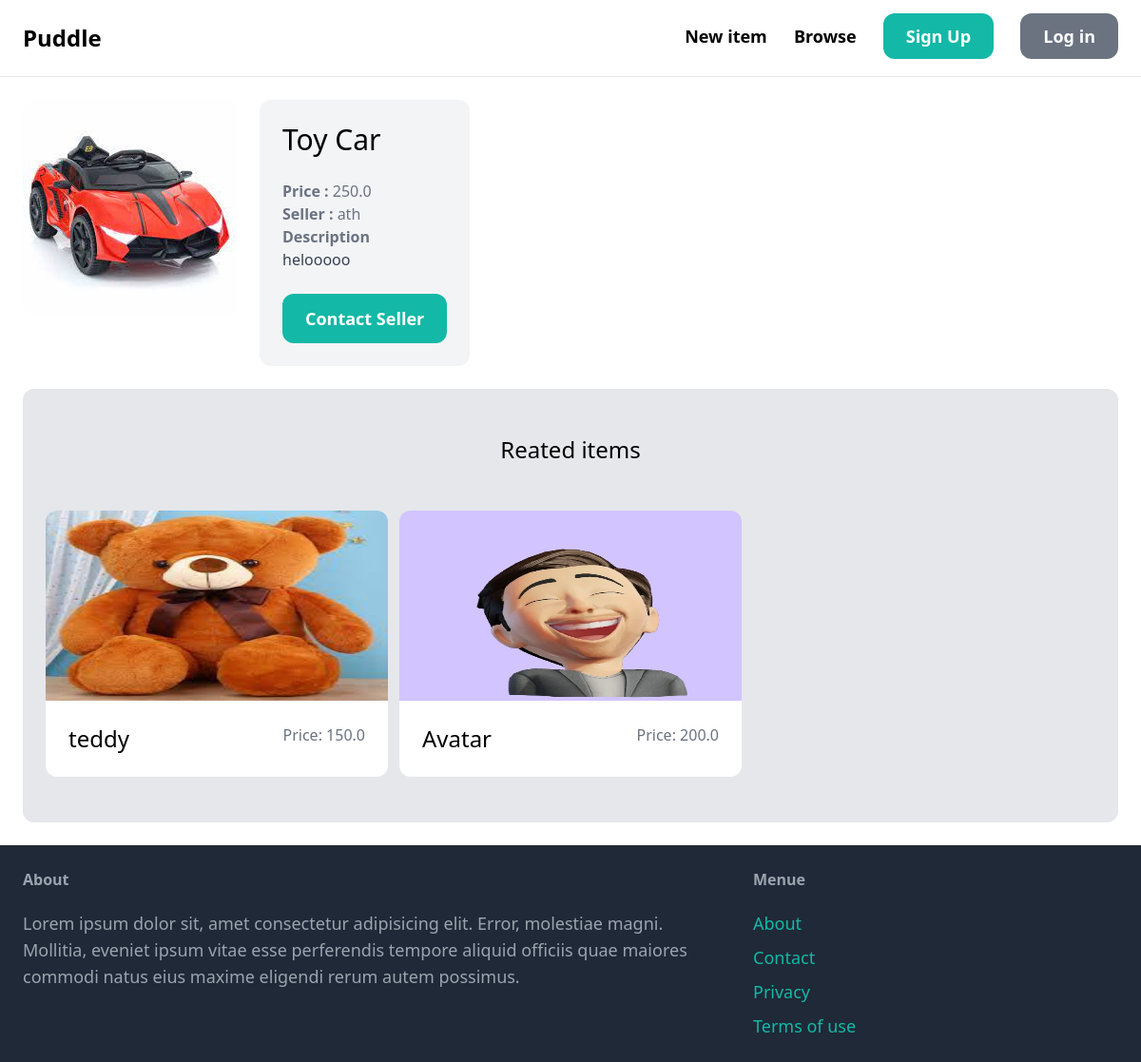
Page /items/4/ on the committed database.
### item/models.py (models this page shows, shortened)
class Item(models.Model):
    category = models.ForeignKey(Category, related_name='items', on_delete=models.CASCADE)
    name = models.CharField(max_length=255)
    description = models.TextField(blank=True, null=True)
    price = models.FloatField()
    image = models.ImageField(upload_to='item_images', blank=True, null=True)
    is_sold = models.BooleanField(default=False)
    created_by = models.ForeignKey(User, related_name='items', on_delete=models.CASCADE)
    created_at = models.DateTimeField(auto_now_add=True)

### item/views.py (the view)
# urls.py: path('<int:pk>/', views.detail, name='detail'),
def detail(request,pk):
    item =get_object_or_404(Item,pk=pk)
    related_items = Item.objects.filter(category=item.category,is_sold=False).exclude(pk=pk)[0:3]
    return render(request,'item/detail.html',
                  {
                      'item':item,
                      'related_items':related_items
                  })

### item/templates/item/detail.html (shortened to what this page needs)
{% extends 'core/base.html' %}
{% block content %}
    <div class="grid-cols-5 gap-6 flex">
        <div class="col-span-3">
            <img src="{{ item.image.url }}" alt="" class="rounded-xl ">
        </div>
        <div class="col-span-2 p-6 bg-gray-100 rounded-xl">
            <h1 class="mb-6 text-3xl ">{{item.name}}</h1>
            <p class="text-gray-500 "><strong>Price : </strong>{{item.price}}</p>
            <p class="text-gray-500 "><strong>Seller : </strong>{{item.created_by.username}}</p>
            {% if item.description %}
            <p class="text-gray-700">
                <strong class="text-gray-500">Description
                </strong><br>
                {{item.description}}
            </p>
            {% endif %}
            {% if request.user == item.created_by %}
            <div class="mt-6 p-6 bg-white rounded-xl">
                <p> This is your item</p>
                <a href="{% url 'item:edit' item.id %}" class="inline-block mt-6 px-6 py-3 text-lg font-semibold bg-teal-500 text-white rounded-xl">Edit</a>
                <a href="{% url 'item:delete' item.id %}" class="inline-block mt-6 px-6 py-3 text-lg font-semibold bg-red-500 text-white rounded-xl">Delete</a>
            </div>
            {% else %}
            <a href="{% url 'conversation:new' item.id %}" class="inline-block mt-6 px-6 py-3 text-lg font-semibold bg-teal-500 text-white hover:bg-teal-700 rounded-xl "> Contact Seller</a>
            {% endif %}
        </div>
    </div>
    <div class="mt-6 px-6 py-12 bg-gray-200 rounded-xl ">
        <h2 class="mb-12 text-2xl text-center">   Reated items        </h2>
        <div class="grid grid-cols-3 gap-3 ">
            {% for item in related_items %}
                <div>
                    <a href=" {% url 'item:detail' item.id %} ">
                        <div class="flex justify-center">
                            <img src="{{ item.image.url}}" class="rounded-t-xl h-[200px] w-full ">
                        </div>
                        <div class="p-6 bg-white rounded-b-xl flex justify-between">
                            <h2 class="text-2xl ">{{ item.name }}</h2>
                            <p class="text-gray-500">Price: {{ item.price }}</p>
                        </div>
                    </a>
                </div>
            {% endfor %}
        </div>
    </div>
{% endblock %}

### rows in the picture
Item: image (picture), name "Toy Car", price "250.0", created_by.username "ath", description "helooooo"
Item: image (picture), name "teddy", price "150.0"
Item: image (picture), name "Avatar", price "200.0"
